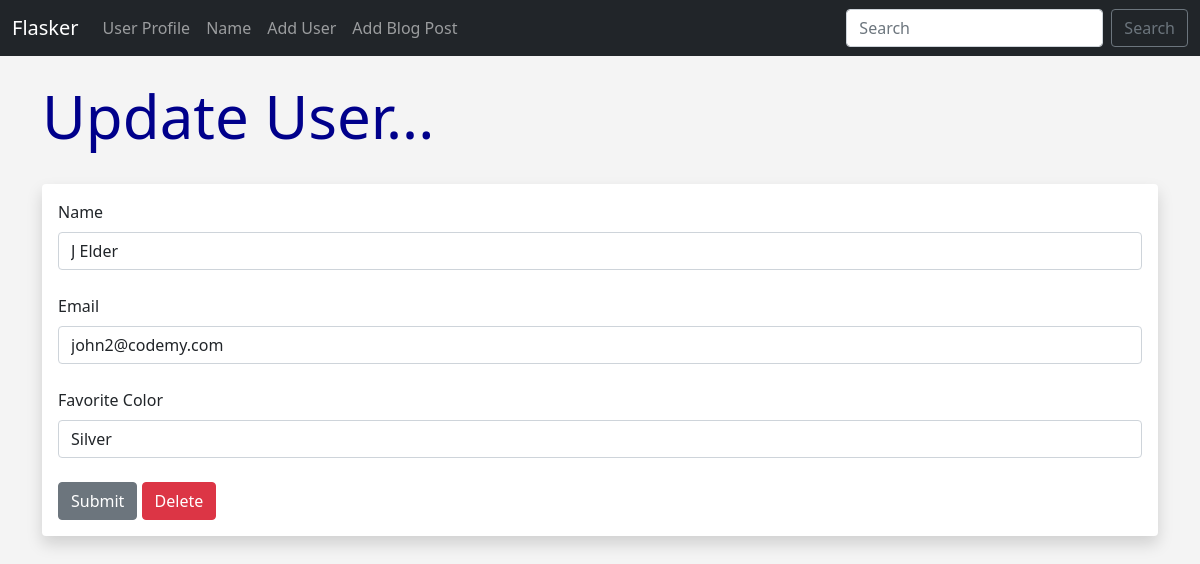
Screenshot of /update/2 with the database file from the repository.
### hello.py (models this page shows, shortened)
class Users(db.Model):
	id = db.Column(db.Integer, primary_key=True)
	name = db.Column(db.String(200), nullable=False)
	email = db.Column(db.String(120), nullable=False, unique=True)
	favorite_color = db.Column(db.String(120))
	date_added = db.Column(db.DateTime, default=datetime.utcnow)
	password_hash = db.Column(db.String(128))
	@property
	def password(self):
		raise AttributeError('password is not a readable attribute!')

### hello.py (the view)
@app.route('/update/<int:id>', methods=['GET', 'POST'])
def update(id):
	form = UserForm()
	name_to_update = Users.query.get_or_404(id)
	if request.method == "POST":
		name_to_update.name = request.form['name']
		name_to_update.email = request.form['email']
		name_to_update.favorite_color = request.form['favorite_color']
		try:
			db.session.commit()
			flash("User Updated Successfully!")
			return render_template("update.html",
				form=form,
				name_to_update = name_to_update)
		except:
			flash("Error!  Looks like there was a problem...try again!")
			return render_template("update.html",
				form=form,
				name_to_update = name_to_update)
	else:
		return render_template("update.html",
				form=form,
				name_to_update = name_to_update,
				id = id)

### hello.py
class UserForm(FlaskForm):
	name = StringField("Name", validators=[DataRequired()])
	email = StringField("Email", validators=[DataRequired()])
	favorite_color = StringField("Favorite Color")
	password_hash = PasswordField('Password', validators=[DataRequired(), EqualTo('password_hash2', message='Passwords Must Match!')])
	password_hash2 = PasswordField('Confirm Password', validators=[DataRequired()])
	submit = SubmitField("Submit")

### templates/update.html (shortened to what this page needs)
{% extends 'base.html' %}
{% block content %}
{% if name %}
	<h1>Update User!</h1>
	<br/><br/>
<table class="table table-hover table-bordered table-striped">
{% for our_user in our_users %}
	<tr>
	<td>{{ our_user.id }}. {{ our_user.name }} - {{ our_user.email }} - {{ our_user.favorite_color }}</td>
	</tr>
{% endfor %}
</table>
{% else %}
	<h1>Update User...</h1>
	<br/>
<div class="shadow p-3 mb-5 bg-body rounded">
	<form action="/update/{{ name_to_update.id }}" method="POST">
		{{ form.name.label(class="form-label") }}
		{{ form.name(class="form-control", value=name_to_update.name) }}
		<br/>
		{{ form.email.label(class="form-label") }}
		{{ form.email(class="form-control", value=name_to_update.email) }}
		<br/>
		{{ form.favorite_color.label(class="form-label") }}
		{{ form.favorite_color(class="form-control", value=name_to_update.favorite_color) }}
		<br/>
		{{ form.submit(class="btn btn-secondary") }}
		<a href="{{ url_for('delete', id=id)}}" class="btn btn-danger">Delete</a>
	</form>
</div>
<br/><br/><br/>
{% endif %}
{% endblock %}

### static/css/style.css (style rules this page uses)
h1 { color: darkblue; font-size:60px; }
body { background: #f4f4f4; }

### rows the page displays
Users: name "J Elder", email "john2@codemy.com", favorite_color "Silver"
